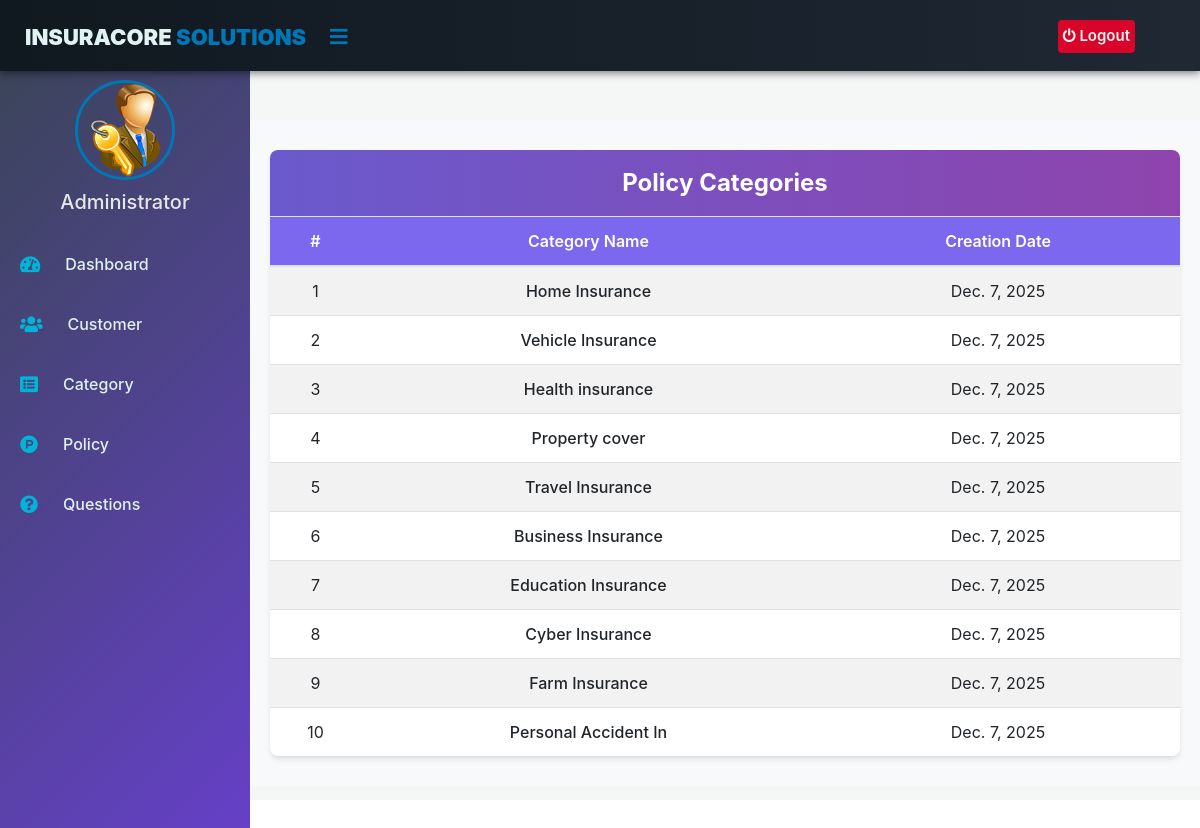
Screenshot of /admin-view-category with the database file from the repository.
### insurance/models.py (models this page shows, shortened)
class Category(models.Model):
    category_name =models.CharField(max_length=20)
    creation_date =models.DateField(auto_now=True)

### insurance/views.py (the view)
# urls.py: path('admin-view-category', views.admin_view_category_view,name='admin-view-category'),
def admin_view_category_view(request):
    categories = models.Category.objects.all()
    return render(request,'insurance/admin_view_category.html',{'categories':categories})

### templates/insurance/admin_view_category.html (shortened to what this page needs)
{% extends 'insurance/adminbase.html' %}
{% block content %}
{%load static%}
<head>
  <link href="https://maxcdn.bootstrapcdn.com/bootstrap/4.4.1/css/bootstrap.min.css" rel="stylesheet">
  <link href="https://maxcdn.bootstrapcdn.com/font-awesome/4.3.0/css/font-awesome.min.css" rel="stylesheet">
</head>
<div class="container-fluid-custom">
    <div class="view-card">
        <div class="card-header-custom">
            Policy Categories
        </div>
        <div class="table-responsive">
          <table class="table table-hover table-striped" id="dev-table">
            <thead>
              <tr>
                <th style="width: 10%;">#</th>
                <th class="align-center" style="width: 50%;">Category Name</th>
                <th style="width: 40%;">Creation Date</th>
              </tr>
            </thead>
            <tbody>
              {% for t in categories %}
              <tr>
                <td> {{ forloop.counter }}</td>
                <td class="category-name-column align-center"> {{t.category_name}}</td>
                <td>{{t.creation_date}}</td>
              </tr>
              {% endfor %}
            </tbody>
          </table>
        </div>
    </div>
</div>
<br><br><br>
{% endblock content %}

### templates/insurance/adminbase.html (style rules this page uses)
:root { --color-primary-blue: #0077b6; --color-primary-dark: #023e8a; --color-sidebar-bg: #1f2833; --color-header-bg: #101820; --color-text-light: #e0f2f1; --color-logout-red: #d90429; --color-logout-hover: #ef233c; --color-active-link: #00b4d8; }
body { margin: 0; padding: 0; font-family: "Gill Sans", sans-serif; }

### templates/insurance/admin_view_category.html (style rules this page uses)
:root { --color-slate-blue: #6A5ACD; --color-deep-purple: #8E44AD; --color-header-bg: #7B68EE; --color-hover: #5A4BA8; }
.container-fluid-custom { padding: 30px 20px; background-color: #f8f9fa; }
.view-card { background: #ffffff; border: none; border-radius: 8px; box-shadow: 0 4px 6px -1px rgba(0, 0, 0, 0.1), 0 2px 4px -2px rgba(0, 0, 0, 0.06); padding: 0; }
.card-header-custom { background: linear-gradient(90deg, var(--color-slate-blue), var(--color-deep-purple)); color: white; padding: 15px 20px; border-radius: 8px 8px 0 0; font-weight: 700; font-size: 1.5rem; text-align: center; }
.table { margin-bottom: 0; }
.table thead th { background-color: var(--color-header-bg); color: white; font-weight: 600; vertical-align: middle; padding: 12px; }
.table thead th { text-align: center; }
.table tbody td { text-align: center; vertical-align: middle; padding: 12px; }
.table-responsive { overflow-x: auto; }
.category-name-column { text-align: center !important; font-weight: 500; }

### rows the page displays
Category: category_name "Home Insurance", creation_date "Dec. 7, 2025"
Category: category_name "Vehicle Insurance", creation_date "Dec. 7, 2025"
Category: category_name "Health insurance", creation_date "Dec. 7, 2025"
Category: category_name "Property cover", creation_date "Dec. 7, 2025"
Category: category_name "Travel Insurance", creation_date "Dec. 7, 2025"
Category: category_name "Business Insurance", creation_date "Dec. 7, 2025"
Category: category_name "Education Insurance", creation_date "Dec. 7, 2025"
Category: category_name "Cyber Insurance", creation_date "Dec. 7, 2025"
Category: category_name "Farm Insurance", creation_date "Dec. 7, 2025"
Category: category_name "Personal Accident In", creation_date "Dec. 7, 2025"
